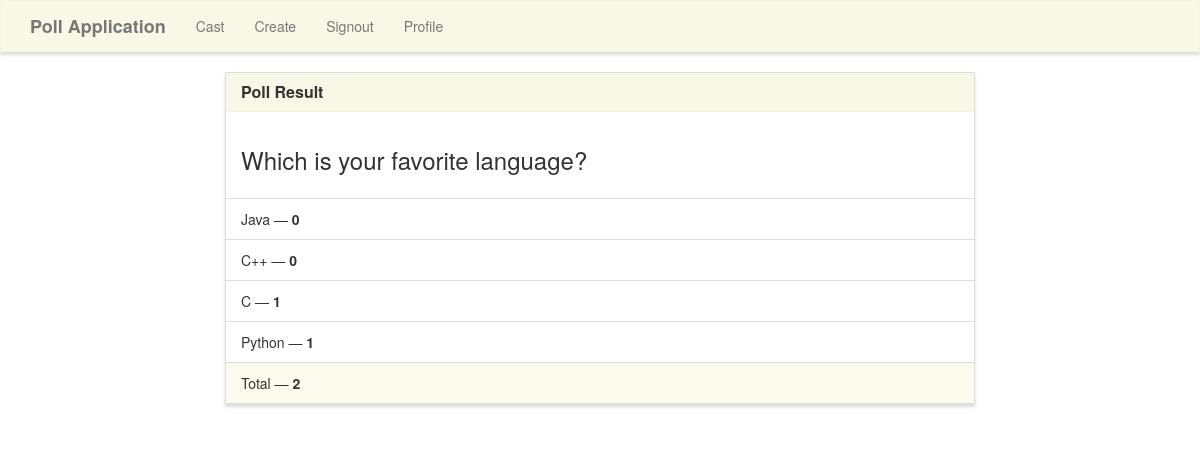
/results/1/, run on an earlier commit of the app's database.
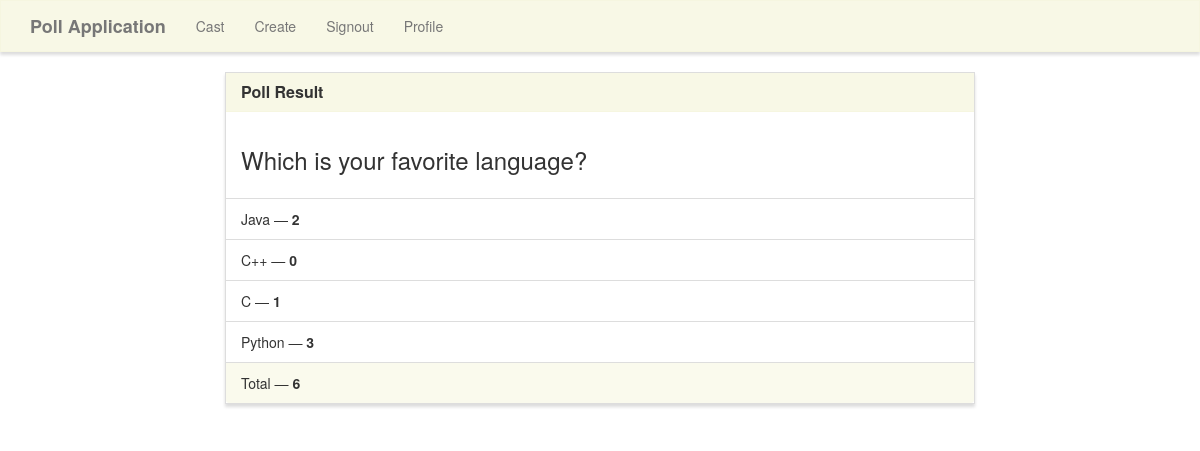
And on a later commit of the database.
### poll/models.py (models this page shows)
class Poll(models.Model):
    question = models.TextField()
    option_one = models.CharField(max_length=30)
    option_two = models.CharField(max_length=30)
    option_three = models.CharField(max_length=30)
    option_four = models.CharField(max_length=30)
    option_one_count = models.IntegerField(default=0)
    option_two_count = models.IntegerField(default=0)
    option_three_count = models.IntegerField(default=0)
    option_four_count = models.IntegerField(default=0)
    def total(self):
        return self.option_one_count + self.option_two_count + self.option_three_count+ self.option_four_count

### poll/views.py (the view)
# urls.py: path('results/<poll_id>/', poll_views.results, name='results'),
def results(request, poll_id):
    poll = Poll.objects.get(pk=poll_id)
    context = {
        'poll' : poll
    }
    return render(request, 'poll/results.html', context)

### poll/templates/poll/results.html (shortened to what this page needs)
{% extends "poll/base.html" %}
{% block main %}
<div class="row">
    <div class="col-lg-8 col-lg-offset-2">
        <div class="panel panel-default">
            <div class="panel-heading">
                <h3 class="panel-title">Poll Result</h3>
            </div>
            <div class="panel-body">
                <h3>{{ poll.question }}</h3>
            </div>
            <ul class="list-group">
                <li class="list-group-item">{{ poll.option_one }} &mdash; <strong>{{ poll.option_one_count }}</strong></li>
                <li class="list-group-item">{{ poll.option_two }} &mdash; <strong>{{ poll.option_two_count }}</strong></li>
                <li class="list-group-item">{{ poll.option_three }} &mdash; <strong>{{ poll.option_three_count }}</strong></li>
                <li class="list-group-item">{{ poll.option_four }} &mdash; <strong>{{ poll.option_four_count }}</strong></li>
            </ul>
            <div class="panel-footer">
                Total &mdash; <strong>{{ poll.total }}</strong>
            </div>
        </div>
    </div>
</div>
{% endblock %}

What changed in the data, as far as the page shows it:
changed Poll "Which is your favorite language?": option_one_count "0" → "2"; option_four_count "1" → "3"; total "2" → "6"
